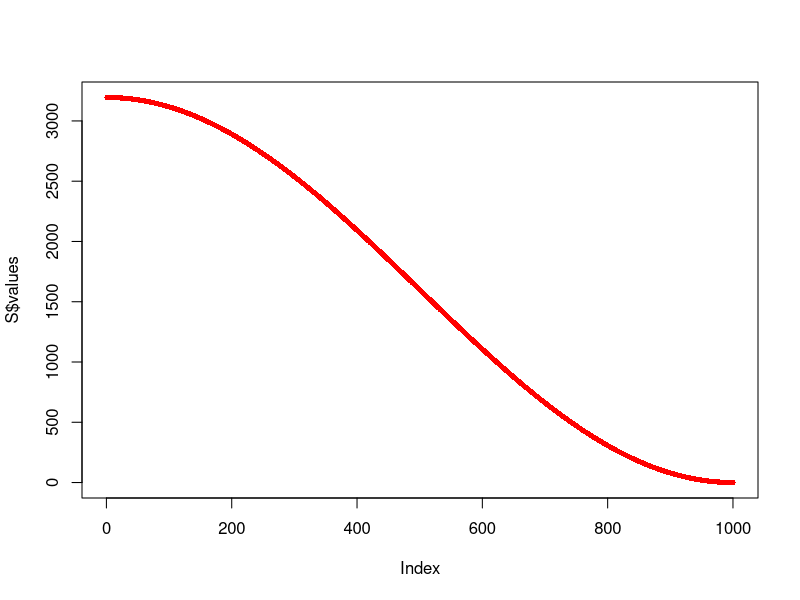
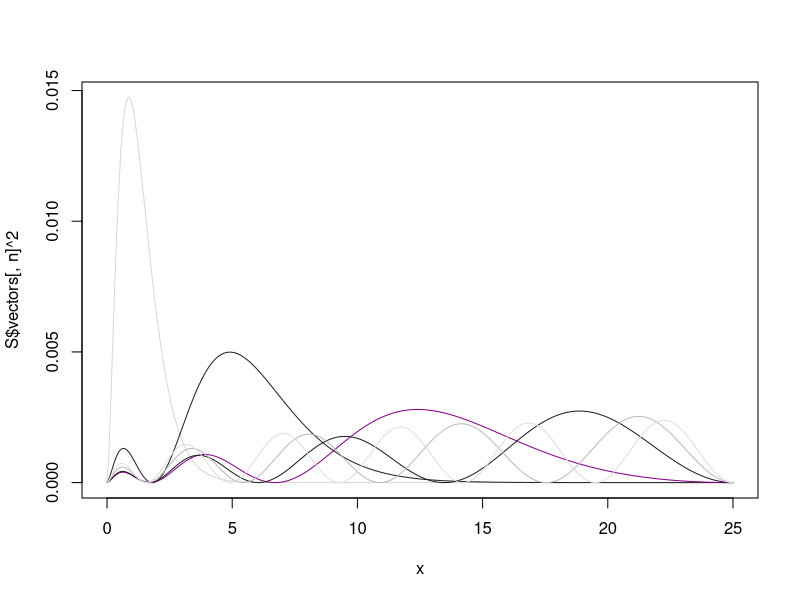

Generate these figures, in order, with R:
# __________________________________________________________________________________________________
# 
# autor: Pedro Guarderas
# email: ajusworkopensource@gmail.com
# file: session_19.R
# 
# This program is free software; you can redistribute it and/or modify it under the 
# terms of the GNU General Public License as published by the Free Software Foundation; 
# either version 2 of the License, or (at your option) any later version.
# __________________________________________________________________________________________________


# __________________________________________________________________________________________________
# Solving Schrödinger radial equation for the hydrogen atom
# Discretization in Bohr radius
R<-25
r<-0
n<-1000
x<-seq(r,R,length.out = n)
h<-(R-r)/(n-1)

Vf<-function( x ) {
  return( 1/sqrt((x^2)) )
}

V<-sapply( x, FUN = Vf )
V[1]<-V[2]
V<-diag( V )

L<-diag( 2, n, n )
for ( i in 1:(n-1) ) {
  L[i,i+1]<--1
  L[i+1,i]<--1
}
L<-(1/(h^2))*L

me<-9.10938356e-31
mp<-1.6726219e-27
mr<-mp*me / ( mp + me )
k<-me/mr
# Hamiltonian definition
H<-0.5 * k * L - V
# Solving problem
S<-eigen( H, symmetric = TRUE )

#___________________________________________________________________________________________________
# Plots
X11()
plot( S$values, col = 'red', pch = 16, cex = 0.7 )


m<-6
cols<-sample( colors()[ grepl('magenta', colors() ) | 
                        grepl('grey', colors() ) ], m )
X11()
plot( x, S$vectors[,n]^2, type = 'l', col = cols[1] )
for ( i in (n-1):(n-m+1) ) {
  points( x, S$vectors[,i]^2, type = 'l', col = cols[n-i+1] )
}

# Checking normalization
summary( colSums( S$vectors^2 ) )
